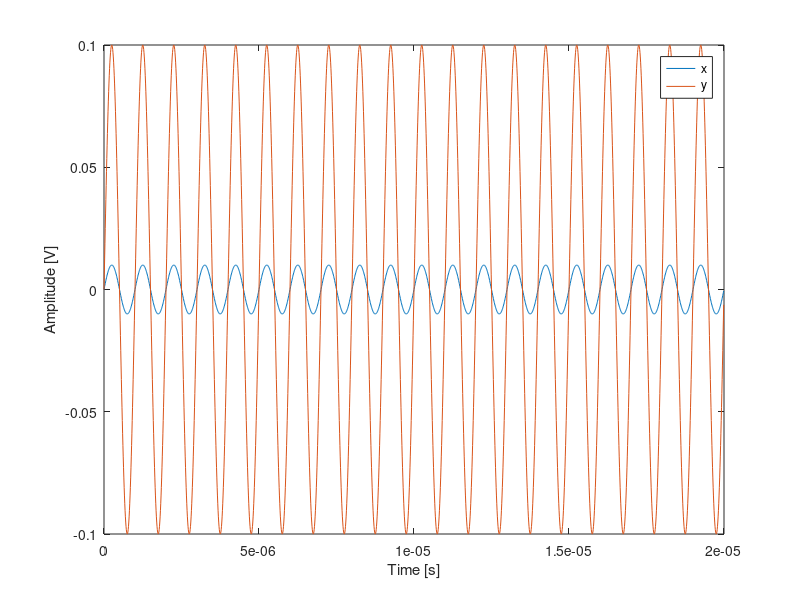

Write MATLAB code to recreate this figure.
clear;
close all;

% define input signal
% input amplitude 
A=10e-3; %[V]
% input frequency 
fin=1e6; %[Hz]

% number of periods to be simulated
no_periods=20; %[-]
% total simulation time
T=no_periods/fin; %[s]
% points per periond
no_points_per_period=100; %[-]
% simulation time step
dt=1/fin/no_points_per_period; %[s]
% define time vector
t=0:dt:T-dt; %[s]

% input signal
x=A*sin(2*pi*fin*t); %[V]

% define amplifier
% gain
a1=10; %[-]

% compute output signal
y=a1*x; %[V]

%plot
plot(t,x,t,y)
xlabel('Time [s]')
ylabel('Amplitude [V]')
legend('x','y')